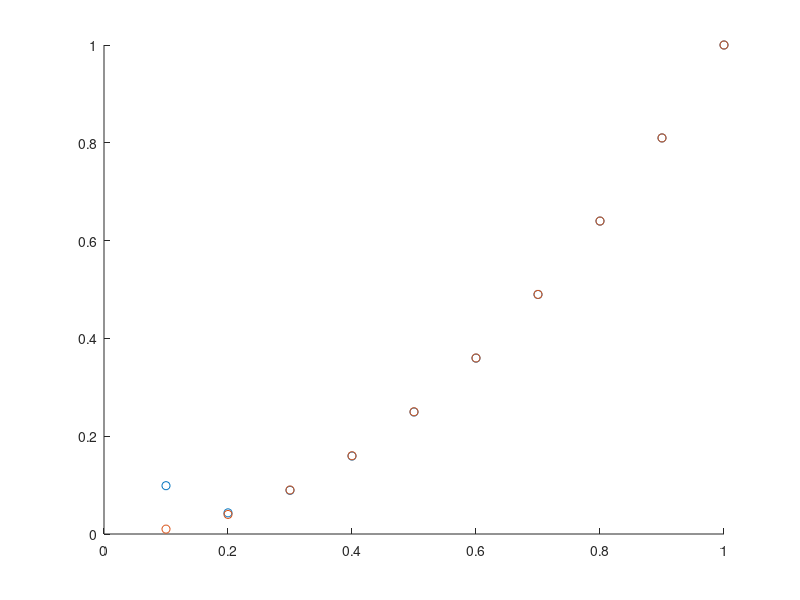

This chart was generated by the following MATLAB code:
%TEST%
%on points on x^2

%set number of nodes in hidden layer
Nh = 10;
%define epsilon
epsilon = .01;

%import data
for i=1:10
    X(i,1) = i/10;
    X(i,2) = X(i,1)^2;
end
Z = X(:,1);
Y = X(:,2);
n = size(Z,2);

p = length(Z);

%%
%TRAINING

%randomize W1
for i=1:Nh-1
    for j=1:n+1
        W1(i,j) = rand(1);
    end
end
%randomize W2
for i=1:Nh
    W2(1,i) = rand(1);
end

%online updating
k=1;
mu=1
for mu=1:p;
    for k=1:100
        %layer 1 state
        s1(1,1) = 1;
        s1(2:n+1,1) = Z(mu,:);
        %layer 1 to layer 2
        p2(1) = 1;
        p2(2:Nh,1) = W1*s1;
        %apply sigma (relu) to layer 2
        for i=1:Nh
            if p2(i) <=0
                s2(i,1) = 0;
            else
                s2(i,1) = p2(i);
            end
        end
        %layer 2 to layer 3
        p3 = W2*s2;
        %apply sigma (relu) to layer 3
        if p3 <=0
            s3 = 0;
        else
            s3 = p3;
        end
        
        %backpropogation
        %define Deltas
        if p3 <= 0
            Delta2 = 0;
        else
            Delta2 = -(Y(mu)-s3);
        end
        if p2 <= 0
            Delta1 = zeros(Nh,1);
        else
            Delta1 = W2'*Delta2;
        end
        
        %Define new weights
        for i=1:Nh-1
            for j=1:n+1
                W1(i,j) = W1(i,j) - epsilon*Delta1(i)*s1(j);
            end
        end
        for j=1:Nh
            W2(1,j) = W2(j) - epsilon*Delta2*s2(j);
        end
        
        %layer 1
        s1(1,1) = 1;
        s1(2:n+1,1) = Z(mu,:);
        %layer 1 to layer 2
        p2(1) = 1;
        p2(2:Nh,1) = W1*s1;
        %apply sigma (relu) to layer 2
        for i=1:Nh
            if p2(i) <=0
                s2(i,1) = 0;
            else
                s2(i,1) = p2(i);
            end
        end
        %layer 2 to layer 3
        p3 = W2*s2;
        %apply sigma (relu) to layer 3
        if p3 <=0
            s3 = 0;
        else
            s3 = p3;
        end
        
        
        %calculate error
        E(mu,k) = 1/2*abs(Y(mu)-s3)
    end
    out(mu) = s3;
end

hold
scatter(Z,out)
scatter(Z,Y)
      
        
        
        
        